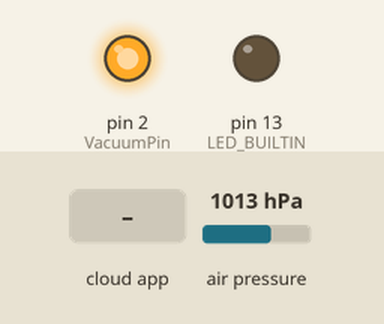
Simulated run of this sketch. Board: Arduino Uno, built with avr-gcc and run on an emulated ATmega328P. Shown: output pins drawn as LEDs (lit = HIGH). Inputs (shaded band) come from the test bench; at power-on: air pressure 1013 hPa. The ROS host is connected and sends only what is stated.

Above: at 1.2 s.
1.3 s: the phone or cloud app sets suction_state to 1
At 1.6 s:
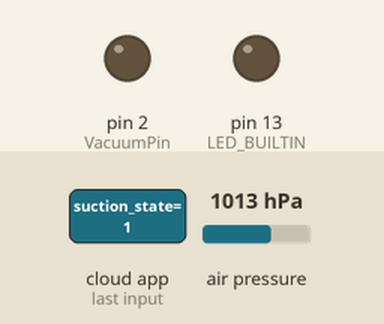
2.8 s: the phone or cloud app sets suction_state to 0
At 4.0 s:
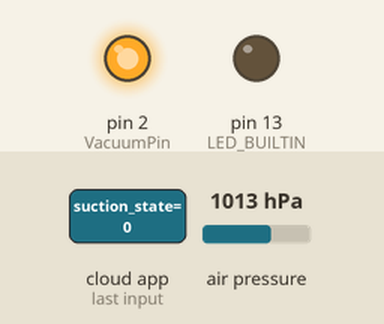
Timing chart, 0 to 5.8 s (numbered marks = the images above; inputs shaded):
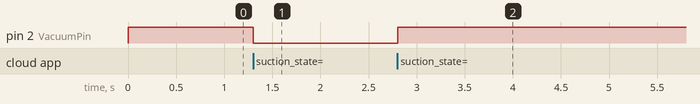

The sketch:

vacuum_controlV2.ino
```cpp
#include <ros.h>
#include <std_msgs/Bool.h>

#include <std_msgs/Int8.h>


#include <Wire.h>
#include <SPI.h>
#include <Adafruit_Sensor.h>
#include <Adafruit_BME280.h>

#define SEALEVELPRESSURE_HPA (1013.25)

Adafruit_BME280 bme; // I2C Address
// NOTE patrick said I2C address was Ox76, however the one I tested on was fine with the default of 0x77, see home/Arduino/libaries/Adafruit_BME280_Library/Adafruit_BME280.h
//See https://learn.adafruit.com/adafruit-bme280-humidity-barometric-pressure-temperature-sensor-breakout/arduino-test for setting up of libaries

// Vaccuum off no blockage - 1008.03//
//
///
#define P_THRESHOLD 850


ros::NodeHandle nh ;

#define VacuumPin 2 //Patricks board the arduino is connected to pin 2

bool last_msg ;

void messageCb( const std_msgs::Bool& toggle_msg){

  last_msg = toggle_msg.data ;

  if ( toggle_msg.data ) {
    digitalWrite( VacuumPin , LOW ) ;
  } else {
    digitalWrite( VacuumPin , HIGH ) ;
  }

}

std_msgs::Int8 grip_message;
ros::Publisher pub("grip_sensor", &grip_message);
ros::Subscriber<std_msgs::Bool> sub( "suction_state" , &messageCb );

void setup() {

  pinMode ( VacuumPin , OUTPUT ) ;

  Serial.println(F("BME280 test"));

  bool status;
  // default settings
  // (you can also pass in a Wire library object like &Wire2)
  status = bme.begin();
  if (!status) {
      Serial.println("Could not find a valid BME280 sensor, check wiring!");
      while (1);
  }


  pinMode ( LED_BUILTIN , OUTPUT ) ;
  digitalWrite( VacuumPin , HIGH ) ;
  nh.initNode() ;
  nh.subscribe(sub) ;
  nh.advertise(pub);
  //Serial.begin(9600) ;


}


void loop() {
  // put your main code here, to run repeatedly:


  float p_reading = bme.readPressure() / 100.0f;
  Serial.print(millis());
  Serial.print(" ");
  Serial.print(p_reading);
  Serial.println(" hPa");
  if (p_reading > P_THRESHOLD){ //Not blocked
    grip_message.data = 1;
  }
  else
  { //flow blocked
    grip_message.data = 2;
  }
/* From requirements (who knows if this is actuall) what we mean)
 * 0 - Finger retracted -- Not blocked
1 - Finger extended, no item -- Not blocked
2 - Finger extended, with item -- Blocked
3 - Finger in motion --Not blocked
 */
  pub.publish(&grip_message);

  nh.spinOnce() ;
  //Serial.println( digitalRead(LED_BUILTIN)) ;
  //delay(250 ) ;


}
```

Measured:
- after the input at 1.3 s, pin 2 (VacuumPin): HIGH → LOW at once
- after the input at 2.8 s, pin 2 (VacuumPin): LOW → HIGH at once
